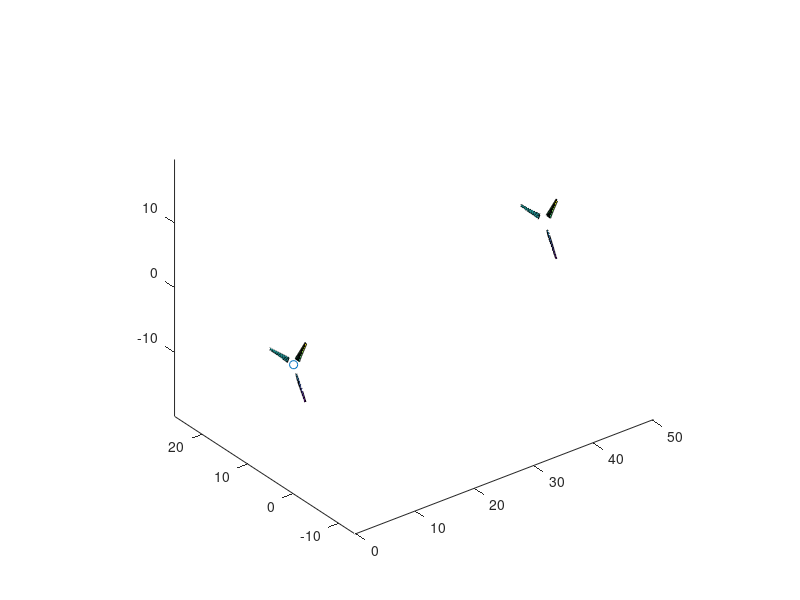

The MATLAB script that drew this image:
clear all
close all

cd ~/Desktop/Combined/neu_files
name = 'blade';
fid = fopen('line2.neu', 'wt');
v = ver;
for k=1:length(v)
    if strfind(v(k).Name, 'MATLAB')
        version = v(k).Version;
        break
    end
end
%%  Define blade geometry
%  NREL Data
RADIUS=[0.45;0.66;0.883;1.008;1.067;1.133;1.257;1.343;1.51;1.648;1.952;2.257;...
    2.343;2.562;2.867;3.172;3.185;3.476;3.781;4.023;4.086;4.391;4.696;4.78;5;5.029;5.25];

CHORD=[0.218;0.218;0.183;0.349;0.441;0.544;0.737;0.728;0.711;0.697;0.666;0.636;...
    0.627;0.605;0.574;0.543;0.542;0.512;0.482;0.457;0.451;0.42;0.389;0.381;0.358;0.355;0.355];
THETA=[0;0;0;6.7;9.9;13.4;20.04;18.074;14.292;11.909;7.979;5.308;4.715;...
    3.425;2.083;1.15;1.115;0.494;-0.015;-0.381;-0.475;-0.92;-1.352;-1.469;-1.775;-1.815;-1.815];
% RADIUS = 0:5;%
% CHORD = ones(size(RADIUS));
% THETA = zeros(size(RADIUS));

%   Span lies along y axis, chord parallel to x axis
n = 30;
radius = max(RADIUS);

cutout = 1.257;
th0 = (3-THETA(end));
pitch_axis = 0.3; % chord

numbodies = 2;
nblades = [3 3];
Origin{1} = [0 0 0];
Origin{2} = [50 10 0];
Reflect = [1 1];
M1 = [];
M2 = [];
cnt = 0;
count = 0;
%%
for q = 1:numbodies
    dpsi = 360/nblades(q);
    origin = Origin{q};
    g{q}.start = cnt + 1;
    for i = 1:nblades(q)
        count = count + 1;
        psi = (i-1)*dpsi;
        
        rads = linspace(cutout,radius,n)';
        C = interp1(RADIUS,CHORD,rads,'cubic');
        LEx = -pitch_axis*C;
        TEx = (1-pitch_axis)*C;
        th = th0 + interp1(RADIUS,THETA,rads,'cubic');
        
        xdata0 = [LEx TEx];
        ydata0 = [rads rads];
        zdata0 = zeros(size(ydata0));
        
        th = [th th];
        xdata1 = Reflect(q)*xdata0.*cosd(th);
        ydata1 = ydata0;
        zdata1 = xdata0.*sind(th);
        
        xdata2 = xdata1*cosd(psi) - ydata1*sind(psi);
        ydata2 = xdata1*sind(psi) + ydata1*cosd(psi);
        zdata2 = zdata1;
        
        
        zdata = xdata2 + origin(3);
        ydata = ydata2 + origin(2);
        xdata = zdata2 + origin(1);
        
        
        
        hold all
        surf(xdata,ydata,zdata)
        axis equal
        
        
        
        C = xdata;

        C(:) = (1:numel(xdata)) + (count-1) * numel(xdata);

        
        X = [xdata(:) ydata(:) zdata(:)];
        
        
        
        
        c1 = C(1:end-1,1);
        c2 = C(1:end-1,2);
        c3 = C(2:end,2);
        c4 = C(2:end,1);
        
        M1 = [M1; X];   %   This holds the positions of the points
        M2 = [M2; [c1 c2 c3 c4]];   %   This hols the panel corners
        
       cnt = cnt + numel(c1);
    end

        g{q}.end = cnt;
end

scatter3(0,0,0); axis tight; view(3);
nPts = size(M1,1);
nPnls = size(M2,1);
nGrps = numbodies;
nBCs = 1;
Empty = 0;




fprintf(fid,'        CONTROL INFO 2.4.6\n** GAMBIT NEUTRAL FILE\n%s\n',name);
fprintf(fid,'PROGRAM:                MATLAB     VERSION:  %s\n', version);
fprintf(fid,'%s\n', datestr(now));
fprintf(fid,'\tNUMNP\tNELEM\tNGRPS\tNBSETS\tNDFCD\tNDFVL\n');
fprintf(fid,'\t%g\t%g\t%g\t%g\t%g\t%g\n',nPts,nPnls,nGrps,nBCs,Empty,Empty);
fprintf(fid,'ENDOFSECTION\n   NODAL COORDINATES 2.4.6\n');


str = [repmat(' ',size(M1,1),10 - size(num2str(size(M1,1)),2)) num2str([1:size(M1,1)]','%g    ') repmat('   ',size(M1,1),1) num2str(M1,'%-1.12e    ')];

for i = 1:size(M1,1)
    fprintf(fid,'%s\n',str(i,:));
    %    fprintf(fid,'\t%g\t%-1.12e\t%-1.12e\t%-1.12e\n',i,M1(i,1),M1(i,2),M1(i,3));
end
fprintf(fid,'ENDOFSECTION\n      ELEMENTS/CELLS 2.4.6\n');
for i = 1:size(M2,1) - 1
    fprintf(fid,'\t%g\t%g\t%g\t%g\t%g\t%g\t%g\n',i,2,4,M2(i,1),M2(i,2),M2(i,3),M2(i,4));
end
fprintf(fid,'\t%g\t%g\t%g\t%g\t%g\t%g\t%g',size(M2,1),2,4,M2(end,1),M2(end,2),M2(end,3),M2(end,4));

for n = 1:nGrps
    fprintf(fid,'\nENDOFSECTION\n       ELEMENT GROUP 2.4.6\n');
    fprintf(fid,'GROUP:\t\t%g ELEMENTS:\t\t%g MATERIAL:\t\t4 NFLAGS:\t\t1\n\t\t\t%s%g\n\t0\n',n,1 + g{n}.end - g{n}.start,name,n);
    pans = g{n}.start:g{n}.end;
    M3 = zeros(10,floor(numel(pans)/10));
    M3(:) = pans(1:numel(M3));
    M3 = M3';
    M4 = pans(1+numel(M3):end);
    
    for i = 1:size(M3,1)
        fprintf(fid,'\t%g\t%g\t%g\t%g\t%g\t%g\t%g\t%g\t%g\t%g\n',M3(i,:));
    end
    
    for i = 1:size(M4,2)
        fprintf(fid,'\t%g',M4(i));
    end
end


fprintf(fid,'\nENDOFSECTION\n BOUNDARY CONDITIONS 2.4.6\n\t\t\t\t%s\t1\t%g\t0\t6\n','WAKE',nPnls);
fprintf(fid,'\t%g\t2\t2\n',1:nPnls);
fprintf(fid,'ENDOFSECTION\n');
fclose(fid);

cd ..
